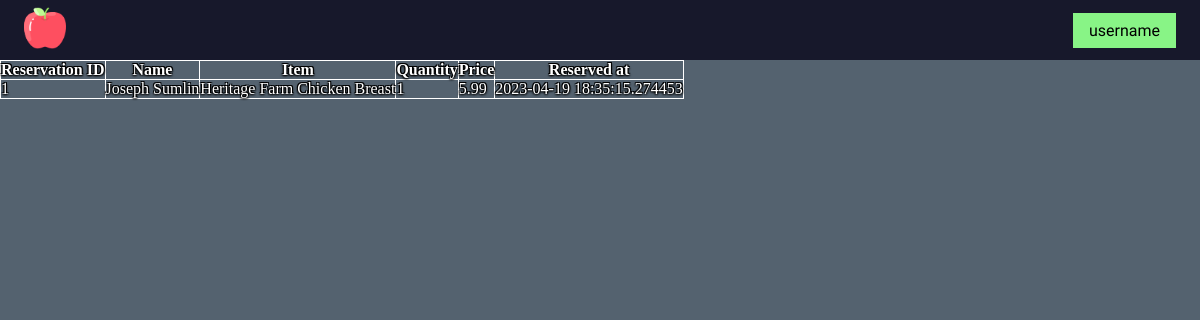
The page /reservations (signed in) on the database its author committed.
### database.py (models this page shows, shortened)
class Store(UserMixin, Base):
    __tablename__ = "stores"
    store_id = Column("store_id", Integer, Identity(start=0, cycle=True), primary_key=True, nullable=False)
    username = Column("username", String, unique=True, nullable=False)
    password = Column("password", String, nullable=False)
    store_name = Column("store_name", String, nullable=False)
    street = Column("street", String, nullable=False)
    city = Column("city", String, nullable=False)
    state = Column("state", String, nullable=False)
    country = Column("country", String, nullable=False)
    zip = Column("zip", Integer, nullable=False)
    geocode = Column("geocode", String, nullable=False)

class Reservation(Base):
    __tablename__ = "reservations"
    rsvp_id = Column("rsvp_id", Integer, Identity(start=0, cycle=True), primary_key=True, nullable=False)
    rsvp_name = Column("rsvp_name", String, nullable=False)
    post_id = Column("post_id", Integer, ForeignKey("posts.post_id"), nullable=False)
    rsvp_quantity = Column("rsvp_quantity", Integer, CheckConstraint("rsvp_quantity>0"), nullable=False)
    rsvp_timestamp = Column("rsvp_timestamp", DateTime, nullable=False)

class Item(Base):
    __tablename__ = "items"
    item_id = Column("item_id", Integer, Identity(start=0, cycle=True), primary_key=True, nullable=False)
    item_name = Column("item_name", String, nullable=False)
    item_desc = Column("item_desc", String)
    item_img = Column("item_img", String, unique=True)
    ing_id = Column("ing_id", Integer, ForeignKey("ingredients.ing_id"))
    store_id = Column("store_id", Integer, ForeignKey("stores.store_id"), nullable=False)

class UserPost(Base):
    __tablename__ = "posts"
    post_id = Column("post_id", Integer, Identity(start=0, cycle=True), primary_key=True, nullable=False)
    item_id = Column("item_id", Integer, ForeignKey("items.item_id"), nullable=False)
    post_quantity = Column("post_quantity", Integer, CheckConstraint("post_quantity>=0"), nullable=False)
    price = Column("price", Float, nullable=False)
    exp_date = Column("exp_date", Date, nullable=False)
    post_timestamp = Column("post_timestamp", DateTime, nullable=False)
    active = Column("active", Boolean, nullable=False)

### main.py (the view)
@app.route('/reservations')
@login_required
def reservations():
    reservations = session.query(Reservation, UserPost, Item).select_from(Reservation)\
        .join(UserPost, UserPost.post_id == Reservation.post_id).join(Item, Item.item_id == UserPost.item_id)\
        .filter(Item.store_id == current_user.store_id).all()
    return render_template('reservations.html', reservations=reservations)

### main.py (called while the page is built)
@login_manager.user_loader
def load_user(store_id):
    return session.query(Store).filter_by(store_id=store_id).first()

### templates/reservations.html (shortened to what this page needs)
{% extends 'base.html' %}
  {% block head %}
    <link rel="stylesheet" type="text/css" href="{{ url_for('static', filename='css/style.css')}}">
  <link rel="stylesheet" type="text/css" href="{{ url_for('static', filename='css/reservations-style.css')}}">
  {%endblock%}
  {% block content %}
    <table style="border: 1px solid white">
        <tr>
            <th>Reservation ID</th>
            <th>Name</th>
            <th>Item</th>
            <th>Quantity</th>
            <th>Price</th>
            <th>Reserved at</th>
        </tr>
        {% for rsvp, post, item in reservations %}
                <tr>
                    <td>{{ rsvp.rsvp_id }}</td>
                    <td>{{ rsvp.rsvp_name }}</td>
                    <td>{{ item.item_name }}</td>
                    <td>{{ rsvp.rsvp_quantity }}</td>
                    <td>{{ post.price }}</td>
                    <td>{{ rsvp.rsvp_timestamp }}</td>
                </tr>
        {% endfor %}
    </table>
  {%endblock%}

### templates/base.html (shortened to what this page needs)
<!DOCTYPE html>
<html lang="en">
<head>
  {% block head %}{%endblock%}
</head>
<body>
<header class="page-head">
  <a href="/"><img class="logo" src="{{ url_for('static', filename='Images/home-logo.png') }}" alt="Home"></a>
  {% if current_user.is_authenticated %}
    <div class="dropdown" style="float:right">
      <button class="dropbtn">{{ current_user.username }}</button>
    </div>
  {%endif%}
</header>
{% block content %}
{% endblock %}
</body>
</html>

### static/css/style.css (style rules this page uses)
* { box-sizing: border-box; margin: 0; padding: 0; }
body { background-color: #54626f; margin-top: 60px; }
li, a, button { font-family: "Roboto", sans-serif; font-weight: 300; font-size: 16px; text-decoration: none; }
.page-head { position: fixed; top: 0; width: 100%; height: 60px; background-color: #17182B; display: flex; justify-content: space-between; align-items: center; padding: 30px 2%; }
.logo { cursor: pointer; height: 42px; width: 42px; transition: 0.3s ease 0s; }
.dropbtn { background-color: rgba(136,244,134,1); font-family: 'Kanit', sans-serif; font-weight: 300; color: black; padding-left: 16px; padding-right: 16px; padding-top: 8px; padding-bottom: 8px; font-size: 16px; border: none; }
.dropdown { background-color: rgba(136,244,134,1); position: relative; display: inline-block; }

### static/css/reservations-style.css (style rules this page uses)
table, th, td { border: 1px solid white; border-collapse: collapse; color: white; text-shadow: -1px 1px 2px #000, 1px 1px 2px #000, 1px -1px 0 #000, -1px -1px 0 #000; }

### rows shown on the page
Store: username "username"
Reservation: rsvp_id "1", rsvp_name "Joseph Sumlin", item_name "Heritage Farm Chicken Breast", rsvp_quantity "1", price "5.99", rsvp_timestamp "2023-04-19 18:35:15.274453"
